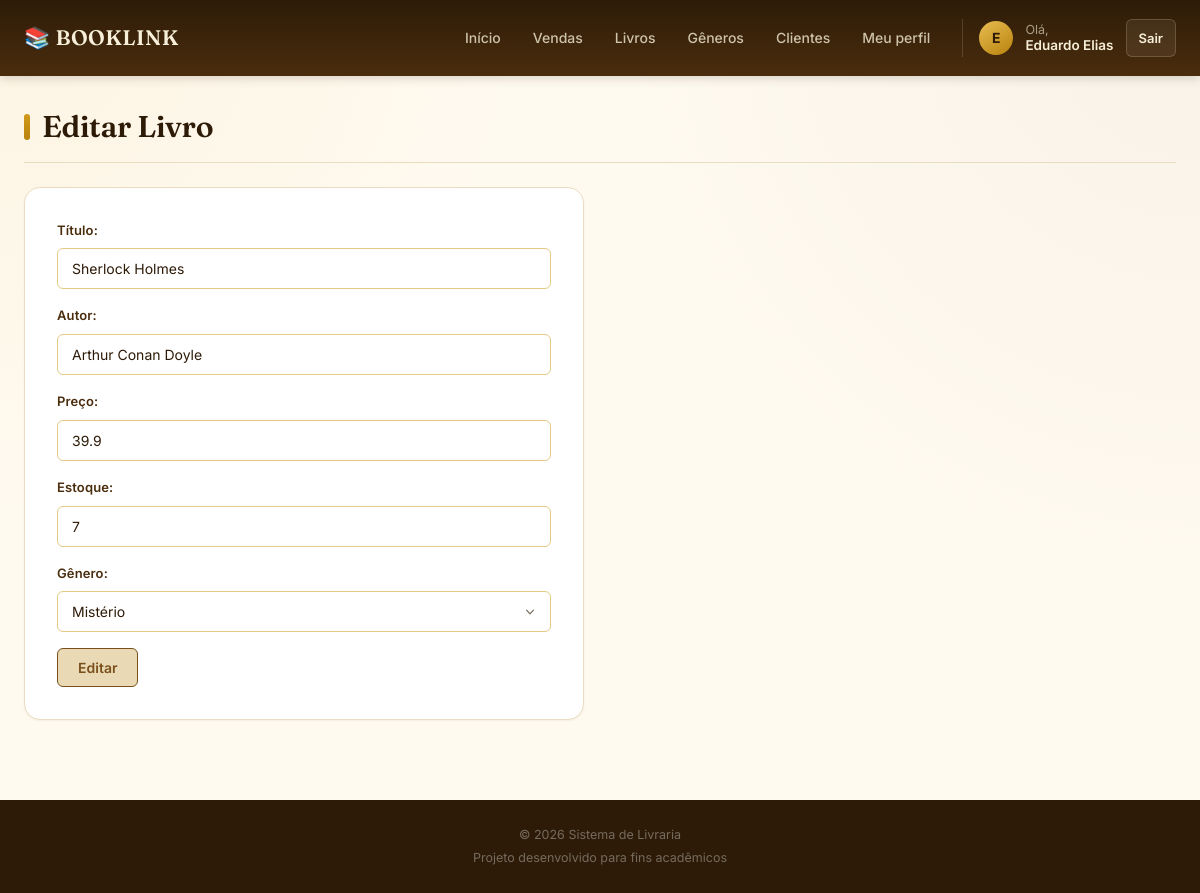
Page /editar/11 (signed in) on the earlier database version.
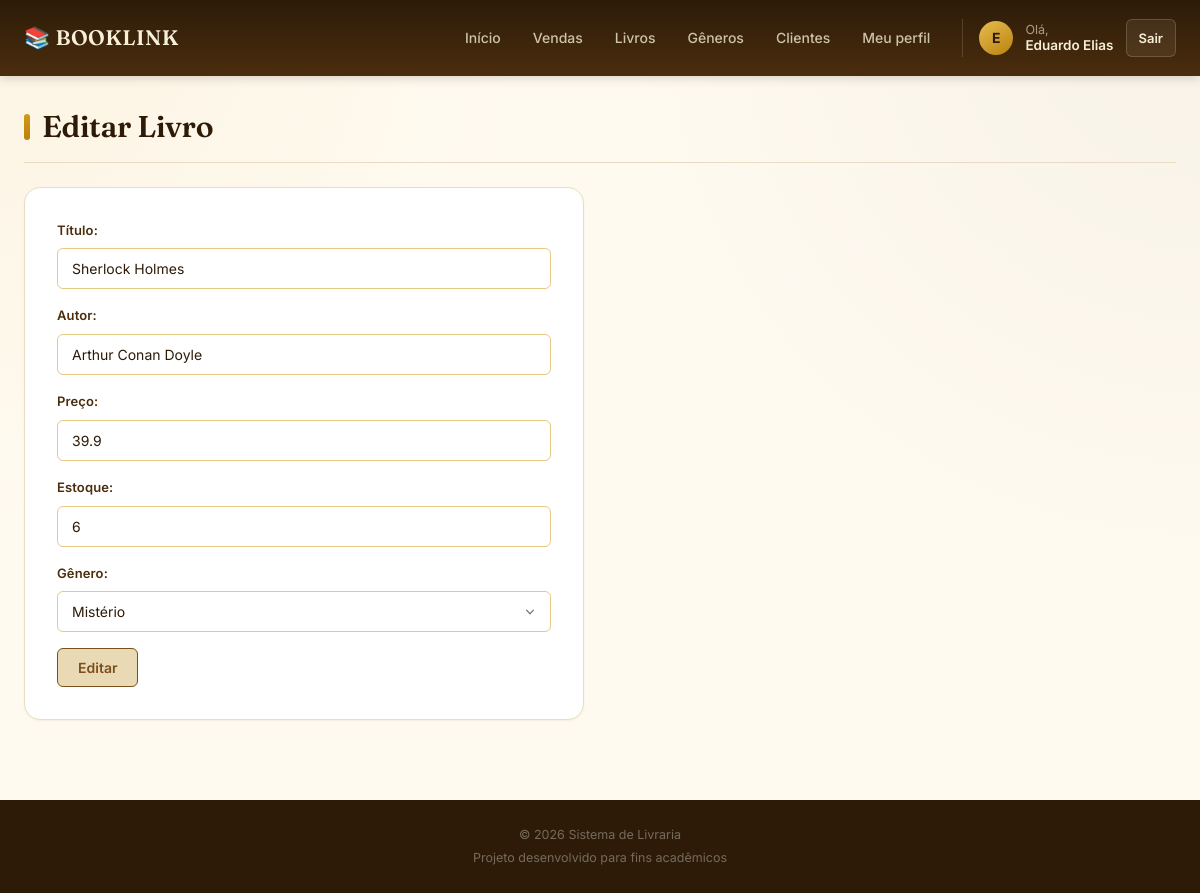
Same page on the later database version.
### models.py (models this page shows)
class Livro(db.Model):
    __tablename__ = 'livros'
    id = db.Column(db.Integer, primary_key=True)
    titulo = db.Column(db.String(100), nullable=False)
    autor = db.Column(db.String(100), nullable=False)
    preco = db.Column(db.Float, nullable=False)
    estoque = db.Column(db.Integer, default=0)
    empresa_id = db.Column(
        db.Integer,
        db.ForeignKey('empresas.id'),
        nullable=False
    )
    genero_id = db.Column(
        db.Integer,
        db.ForeignKey('generos.id'),
        nullable=False
    )
    data_cadastro = db.Column(
        db.DateTime,
        default=datetime.now
    )
    genero = db.relationship(
        'Genero',
        backref='livros'
    )

class Genero(db.Model):
    __tablename__ = 'generos'
    id = db.Column(db.Integer, primary_key=True)
    nome = db.Column(db.String(50), nullable=False)
    empresa_id = db.Column(
        db.Integer,
        db.ForeignKey('empresas.id'),
        nullable=False
    )
    data_cadastro = db.Column(
        db.DateTime,
        default=datetime.now
    )

### routes/livros.py (the view, shortened to what this page needs)
@livros_bp.route('/editar/<int:id>', methods=['GET', 'POST'])
@login_required
def editar(id):
    if current_user.tipo not in ['admin', 'funcionario']:
        return redirect(url_for('home'))
    livro = Livro.query.filter_by(
        id=id,
        empresa_id=current_user.empresa_id
    ).first()
    if not livro:
        return "Livro não encontrado", 404
    generos = Genero.query.filter_by(
        empresa_id=current_user.empresa_id
    ).all()
    if request.method == 'GET':
        return render_template(
            'livros/editar.html',
            livro=livro,
            generos=generos
        )

### app.py (called while the page is built)
@lm.user_loader
def user_loader(id):
    usuario = Usuario.query.filter_by(
        id=id
    ).first()
    return usuario

### templates/livros/editar.html (shortened to what this page needs)
{% extends "base.html" %}
{% block content %}
    <h1 class="titulo-pagina">
        Editar Livro
    </h1>
    <form
        class="formulario"
        action=""
        method="post"
    >
        <div class="campo">
            <label for="titulo">
                Título:
            </label>
            <input
                type="text"
                name="tituloForm"
                id="titulo"
                value="{{ livro.titulo }}"
            >
        </div>
        <div class="campo">
            <label for="autor">
                Autor:
            </label>
            <input
                type="text"
                name="autorForm"
                id="autor"
                value="{{ livro.autor }}"
            >
        </div>
        <div class="campo">
            <label for="preco">
                Preço:
            </label>
            <input
                type="number"
                name="precoForm"
                id="preco"
                step="0.01"
                value="{{ livro.preco }}"
            >
        </div>
        <div class="campo">
            <label for="estoque">
                Estoque:
            </label>
            <input
                type="number"
                name="estoqueForm"
                id="estoque"
                value="{{ livro.estoque }}"
            >
        </div>
        <div class="campo">
            <label for="genero">
                Gênero:
            </label>
            <select
                name="genero_id"
                id="genero"
            >
                {% for genero in generos %}
                    <option
                        value="{{ genero.id }}"
                        {% if genero.id == livro.genero_id %}
                            selected
                        {% endif %}
                    >
                        {{ genero.nome }}
                    </option>
                {% endfor %}
            </select>
        </div>
        <input
            type="submit"
            class="botao botao-editar"
            value="Editar"
        >
    </form>
{% endblock %}

Differences in the rows shown:
changed Livro "Sherlock Holmes": estoqueForm "7" → "6"
